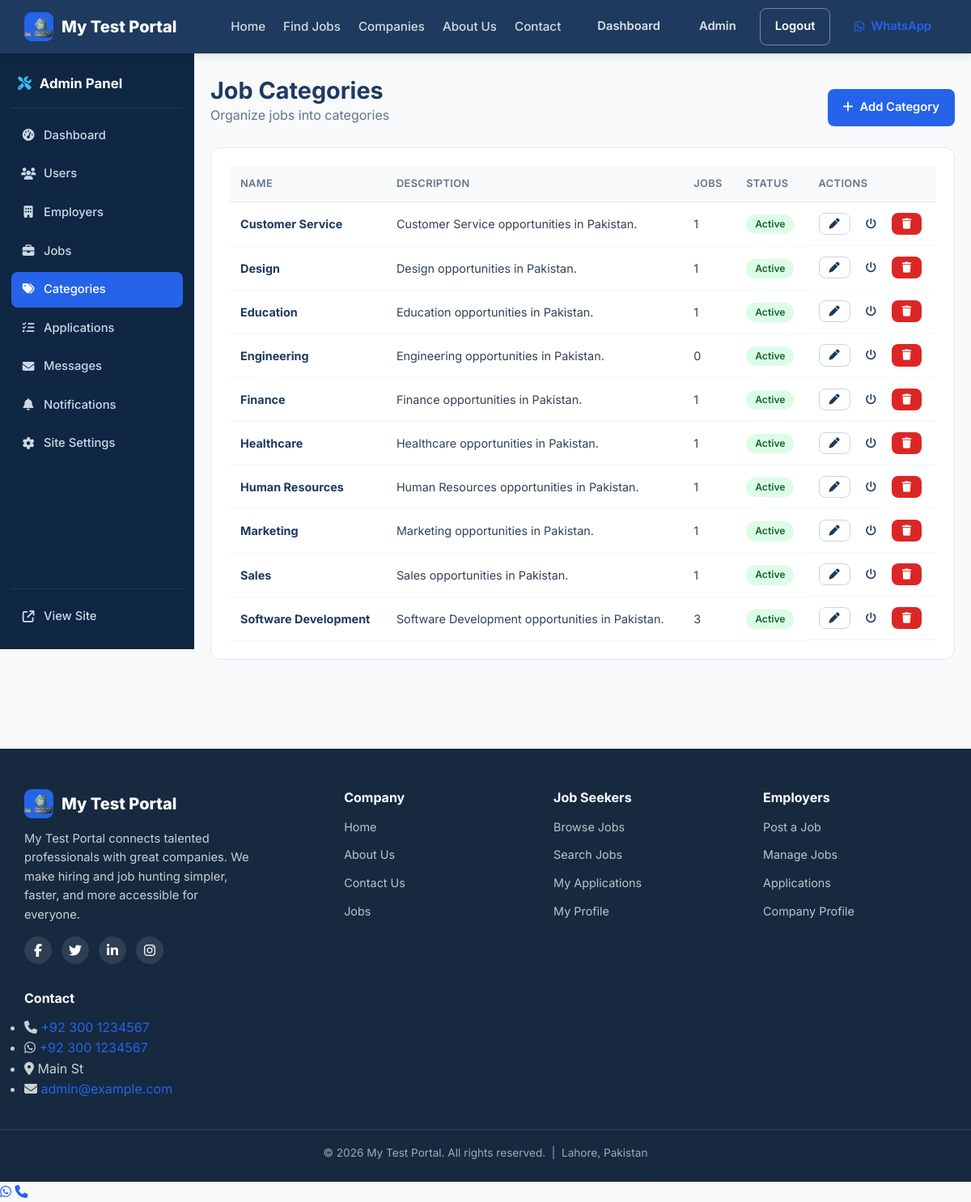
The app's page /admin/categories (signed in) with its own data.
### app/models/site_setting.py (models this page shows, shortened)
class SiteSetting(db.Model):
    __tablename__ = "site_settings"
    id = db.Column(db.Integer, primary_key=True)
    key = db.Column(db.String(80), unique=True, nullable=False, index=True)
    value = db.Column(db.Text, nullable=True)
    label = db.Column(db.String(120), nullable=True)
    group = db.Column(db.String(40), nullable=False, default="general")
    @classmethod
    def get_all(cls):
        return {s.key: s.value for s in cls.query.all()}

### app/models/job.py (models this page shows, shortened)
class JobCategory(db.Model):
    __tablename__ = "job_categories"
    id = db.Column(db.Integer, primary_key=True)
    name = db.Column(db.String(100), unique=True, nullable=False, index=True)
    description = db.Column(db.Text, nullable=True)
    is_active = db.Column(db.Boolean, default=True, nullable=False)
    created_at = db.Column(db.DateTime, default=datetime.utcnow, nullable=False)
    updated_at = db.Column(
        db.DateTime, default=datetime.utcnow, onupdate=datetime.utcnow, nullable=False
    )
    jobs = db.relationship("Job", back_populates="category")

### app/routes/admin/__init__.py (the view)
@bp.route("/categories")
@login_required
@admin_required
def categories():
    cats = JobCategory.query.order_by(JobCategory.name).all()
    return render_template("admin/categories.html", categories=cats,
                           title="Categories")

### app/__init__.py (called while the page is built)
@login_manager.user_loader
def load_user(user_id):
    from app.models.user import User
    return db.session.get(User, int(user_id))

### app/models/user.py (called while the page is built)
    @property
    def is_admin(self):
        return self.role == ROLE_ADMIN

    @property
    def is_employer(self):
        return self.role == ROLE_EMPLOYER

    @property
    def is_jobseeker(self):
        return self.role == ROLE_JOBSEEKER

### app/templates/admin/categories.html
{% extends "admin/layout.html" %}
{% set active = 'categories' %}
{% block admin_content %}
<section class="dashboard admin-dashboard">
    <div class="container">
        <div class="dashboard-head">
            <div>
                <h1>Job Categories</h1>
                <p>Organize jobs into categories</p>
            </div>
            <a href="{{ url_for('admin.new_category') }}" class="btn btn-primary"><i class="fa-solid fa-plus"></i> Add Category</a>
        </div>
        <div class="panel">
            <div class="table-responsive">
                <table class="data-table">
                    <thead>
                        <tr><th>Name</th><th>Description</th><th>Jobs</th><th>Status</th><th>Actions</th></tr>
                    </thead>
                    <tbody>
                        {% for c in categories %}
                        <tr>
                            <td><strong>{{ c.name }}</strong></td>
                            <td>{{ c.description or '—' }}</td>
                            <td>{{ c.jobs|length }}</td>
                            <td>{% if c.is_active %}<span class="badge badge-selected">Active</span>{% else %}<span class="badge badge-rejected">Inactive</span>{% endif %}</td>
                            <td class="row-actions">
                                <a href="{{ url_for('admin.edit_category', cat_id=c.id) }}" class="btn btn-sm btn-outline"><i class="fa-solid fa-pen"></i></a>
                                <form method="post" action="{{ url_for('admin.toggle_category', cat_id=c.id) }}" class="inline-form">
                                    <button class="btn btn-sm btn-ghost" title="Toggle active"><i class="fa-solid fa-power-off"></i></button>
                                </form>
                                <form method="post" action="{{ url_for('admin.delete_category', cat_id=c.id) }}" class="inline-form" onsubmit="return confirm('Delete this category? It cannot have jobs.');">
                                    <button class="btn btn-sm btn-danger" title="Delete"><i class="fa-solid fa-trash"></i></button>
                                </form>
                            </td>
                        </tr>
                        {% else %}
                        <tr><td colspan="5" class="empty-cell">No categories yet.</td></tr>
                        {% endfor %}
                    </tbody>
                </table>
            </div>
        </div>
    </div>
</section>
{% endblock %}

### app/templates/partials/navbar.html (shortened to what this page needs)
<nav class="navbar">
    <div class="container navbar-inner">
        <a href="{{ url_for('public.index') }}" class="brand">
            <span class="brand-logo"><img src="{{ url_for('static', filename='images/logo.webp') }}" alt="{{ site.SITE_NAME }} logo" class="brand-logo-img"></span>
            <span class="brand-name">{{ site.SITE_NAME }}</span>
        </a>
        <div class="nav-menu" id="navMenu">
            <ul class="nav-links">
                <li><a href="{{ url_for('public.index') }}" class="{% if request.endpoint == 'public.index' %}active{% endif %}">Home</a></li>
                <li><a href="{{ url_for('public.jobs') }}" class="{% if request.endpoint == 'public.jobs' %}active{% endif %}">Find Jobs</a></li>
                <li><a href="{{ url_for('public.companies') }}" class="{% if request.endpoint == 'public.companies' %}active{% endif %}">Companies</a></li>
                <li><a href="{{ url_for('public.about') }}" class="{% if request.endpoint == 'public.about' %}active{% endif %}">About Us</a></li>
                <li><a href="{{ url_for('public.contact') }}" class="{% if request.endpoint == 'public.contact' %}active{% endif %}">Contact</a></li>
            </ul>
            <div class="nav-auth">
                {% if current_user.is_authenticated %}
                    {% set dash = url_for('seeker.dashboard') %}
                    {% if current_user.is_admin %}{% set dash = url_for('admin.dashboard') %}{% endif %}
                    {% if current_user.is_employer %}{% set dash = url_for('employer.dashboard') %}{% endif %}
                    <a href="{{ dash }}" class="btn btn-ghost">Dashboard</a>
                    {% if current_user.is_jobseeker %}
                        <a href="{{ url_for('seeker.profile') }}" class="btn btn-ghost">Profile</a>
                    {% elif current_user.is_employer %}
                        <a href="{{ url_for('employer.company_profile') }}" class="btn btn-ghost">Company</a>
                    {% else %}
                        <a href="{{ url_for('admin.dashboard') }}" class="btn btn-ghost">Admin</a>
                    {% endif %}
                    <a href="{{ url_for('auth.logout') }}" class="btn btn-outline">Logout</a>
                {% else %}
                    <a href="{{ url_for('auth.login') }}" class="btn btn-ghost">Login</a>
                    <a href="{{ url_for('auth.register') }}" class="btn btn-primary">Sign Up</a>
                    <a href="{{ url_for('auth.login') }}" class="btn btn-admin-login" title="Admin Login"><i class="fa-solid fa-lock"></i> Admin</a>
                {% endif %}
                <a href="{{ site.SITE_WHATSAPP_HREF }}?text={{ site.SITE_WHATSAPP_MESSAGE|urlencode }}" target="_blank" rel="noopener" class="btn btn-whatsapp" title="Chat on WhatsApp">
                    <i class="fa-brands fa-whatsapp"></i> WhatsApp
                </a>
            </div>
        </div>
    </div>
</nav>

### app/templates/partials/footer.html
<footer class="footer">
    <div class="container footer-grid">
        <div class="footer-col footer-brand">
            <div class="brand">
                <span class="brand-logo"><img src="{{ url_for('static', filename='images/logo.webp') }}" alt="{{ site.SITE_NAME }} logo" class="brand-logo-img"></span>
                <span class="brand-name">{{ site.SITE_NAME }}</span>
            </div>
            <p class="footer-about">{{ site.SITE_NAME }} connects talented professionals with great companies. We make hiring and job hunting simpler, faster, and more accessible for everyone.</p>
            <div class="footer-social">
                <a href="{{ site.SITE_FACEBOOK_URL }}" aria-label="Facebook" target="_blank" rel="noopener"><i class="fa-brands fa-facebook-f"></i></a>
                <a href="{{ site.SITE_TWITTER_URL }}" aria-label="Twitter" target="_blank" rel="noopener"><i class="fa-brands fa-twitter"></i></a>
                <a href="{{ site.SITE_LINKEDIN_URL }}" aria-label="LinkedIn" target="_blank" rel="noopener"><i class="fa-brands fa-linkedin-in"></i></a>
                <a href="{{ site.SITE_INSTAGRAM_URL }}" aria-label="Instagram" target="_blank" rel="noopener"><i class="fa-brands fa-instagram"></i></a>
            </div>
        </div>
        <div class="footer-col">
            <h4>Company</h4>
            <ul class="footer-links">
                <li><a href="{{ url_for('public.index') }}">Home</a></li>
                <li><a href="{{ url_for('public.about') }}">About Us</a></li>
                <li><a href="{{ url_for('public.contact') }}">Contact Us</a></li>
                <li><a href="{{ url_for('public.jobs') }}">Jobs</a></li>
            </ul>
        </div>
        <div class="footer-col">
            <h4>Job Seekers</h4>
            <ul class="footer-links">
                <li><a href="{{ url_for('public.jobs') }}">Browse Jobs</a></li>
                <li><a href="{{ url_for('public.jobs') }}">Search Jobs</a></li>
                {% if current_user.is_authenticated and current_user.is_jobseeker %}
                    <li><a href="{{ url_for('seeker.applications') }}">My Applications</a></li>
                    <li><a href="{{ url_for('seeker.profile') }}">My Profile</a></li>
                {% else %}
                    <li><a href="{{ url_for('auth.register') }}">My Applications</a></li>
                    <li><a href="{{ url_for('auth.register') }}">My Profile</a></li>
                {% endif %}
            </ul>
        </div>
        <div class="footer-col">
            <h4>Employers</h4>
            <ul class="footer-links">
                {% if current_user.is_authenticated and current_user.is_employer %}
                    <li><a href="{{ url_for('employer.jobs') }}">Post a Job</a></li>
                    <li><a href="{{ url_for('employer.jobs') }}">Manage Jobs</a></li>
                    <li><a href="{{ url_for('employer.applications') }}">Applications</a></li>
                    <li><a href="{{ url_for('employer.company_profile') }}">Company Profile</a></li>
                {% else %}
                    <li><a href="{{ url_for('auth.register') }}">Post a Job</a></li>
                    <li><a href="{{ url_for('auth.register') }}">Manage Jobs</a></li>
                    <li><a href="{{ url_for('auth.register') }}">Applications</a></li>
                    <li><a href="{{ url_for('auth.register') }}">Company Profile</a></li>
                {% endif %}
            </ul>
        </div>
        <div class="footer-col">
            <h4>Contact</h4>
            <ul class="footer-contact">
                <li><i class="fa-solid fa-phone"></i> <a href="{{ site.SITE_PHONE_HREF }}">{{ site.SITE_PHONE_DISPLAY }}</a></li>
                <li><i class="fa-brands fa-whatsapp"></i> <a href="{{ site.SITE_WHATSAPP_HREF }}">{{ site.SITE_WHATSAPP_NUMBER }}</a></li>
                <li><i class="fa-solid fa-location-dot"></i> {{ site.SITE_ADDRESS }}</li>
                <li><i class="fa-solid fa-envelope"></i> <a href="mailto:{{ site.SITE_EMAIL }}">{{ site.SITE_EMAIL }}</a></li>
            </ul>
        </div>
    </div>
    <div class="footer-bottom">
        <div class="container">
            <p>&copy; {{ current_year }} {{ site.SITE_NAME }}. All rights reserved. &nbsp;|&nbsp; {{ site.SITE_CITY }}, {{ site.SITE_COUNTRY }}</p>
        </div>
    </div>
</footer>

### records on screen
SiteSetting: SITE_NAME "My Test Portal"
JobCategory: name "Customer Service", description "Customer Service opportunities in Pakistan.", jobs|length "1", is_active "Active"
JobCategory: name "Design", description "Design opportunities in Pakistan.", jobs|length "1", is_active "Active"
JobCategory: name "Education", description "Education opportunities in Pakistan.", jobs|length "1", is_active "Active"
JobCategory: name "Engineering", description "Engineering opportunities in Pakistan.", jobs|length "0", is_active "Active"
JobCategory: name "Finance", description "Finance opportunities in Pakistan.", jobs|length "1", is_active "Active"
JobCategory: name "Healthcare", description "Healthcare opportunities in Pakistan.", jobs|length "1", is_active "Active"
JobCategory: name "Human Resources", description "Human Resources opportunities in Pakistan.", jobs|length "1", is_active "Active"
JobCategory: name "Marketing", description "Marketing opportunities in Pakistan.", jobs|length "1", is_active "Active"
JobCategory: name "Sales", description "Sales opportunities in Pakistan.", jobs|length "1", is_active "Active"
JobCategory: name "Software Development", description "Software Development opportunities in Pakistan.", jobs|length "3", is_active "Active"
SiteSetting: SITE_PHONE_DISPLAY "+92 300 1234567"
SiteSetting: SITE_WHATSAPP_NUMBER "+92 300 1234567"
SiteSetting: SITE_ADDRESS "Main St"
SiteSetting: SITE_EMAIL "admin@example.com"
SiteSetting: SITE_CITY "Lahore"
SiteSetting: SITE_COUNTRY "Pakistan"

### other values on screen
{{ current_year }} "2026"
